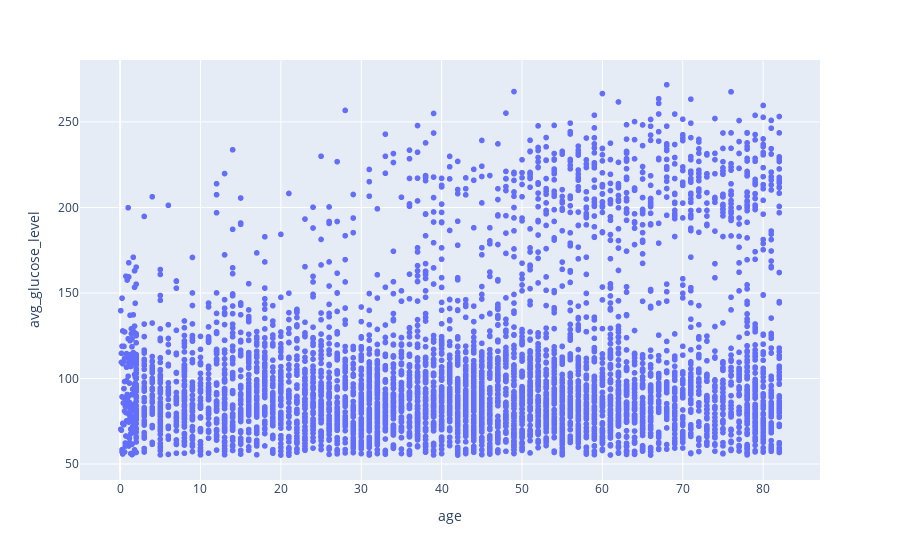

Notebook source saved alongside this figure:
### Code cell
# plotly
fig = px.scatter(data,x=x,y=y)
fig.show()

### Figure 1 — Plotly figure (JSON) as saved in the notebook; plotly's stock layout.template omitted (floating-point values rounded to 4 significant figures; data arrays with more than 128 entries replaced by an {"elided": "..."} marker saying what was removed)
{"data": [{"hovertemplate": "age=%{x}<br>avg_glucose_level=%{y}<extra></extra>", "legendgroup": "", "marker": {"color": "#636efa", "symbol": "circle"}, "mode": "markers", "name": "", "showlegend": false, "type": "scattergl", "x": {"elided": "5110 float values"}, "xaxis": "x", "y": {"elided": "5110 float values"}, "yaxis": "y"}], "layout": {"legend": {"tracegroupgap": 0}, "margin": {"t": 60}, "xaxis": {"anchor": "y", "domain": [0, 1], "title": {"text": "age"}}, "yaxis": {"anchor": "x", "domain": [0, 1], "title": {"text": "avg_glucose_level"}}}}
